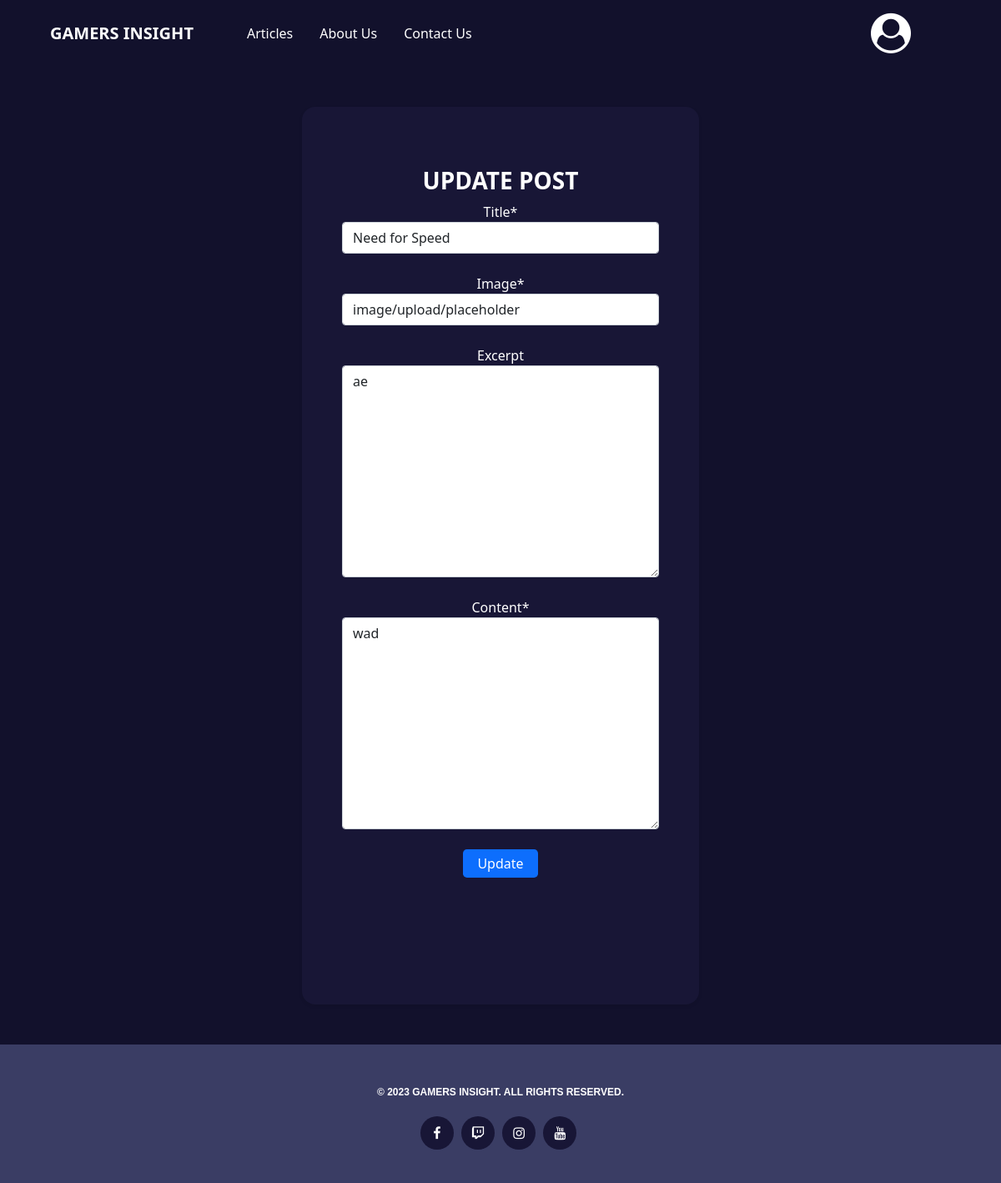
Page /post_update/need-for-speed (signed in) on the earlier database version.
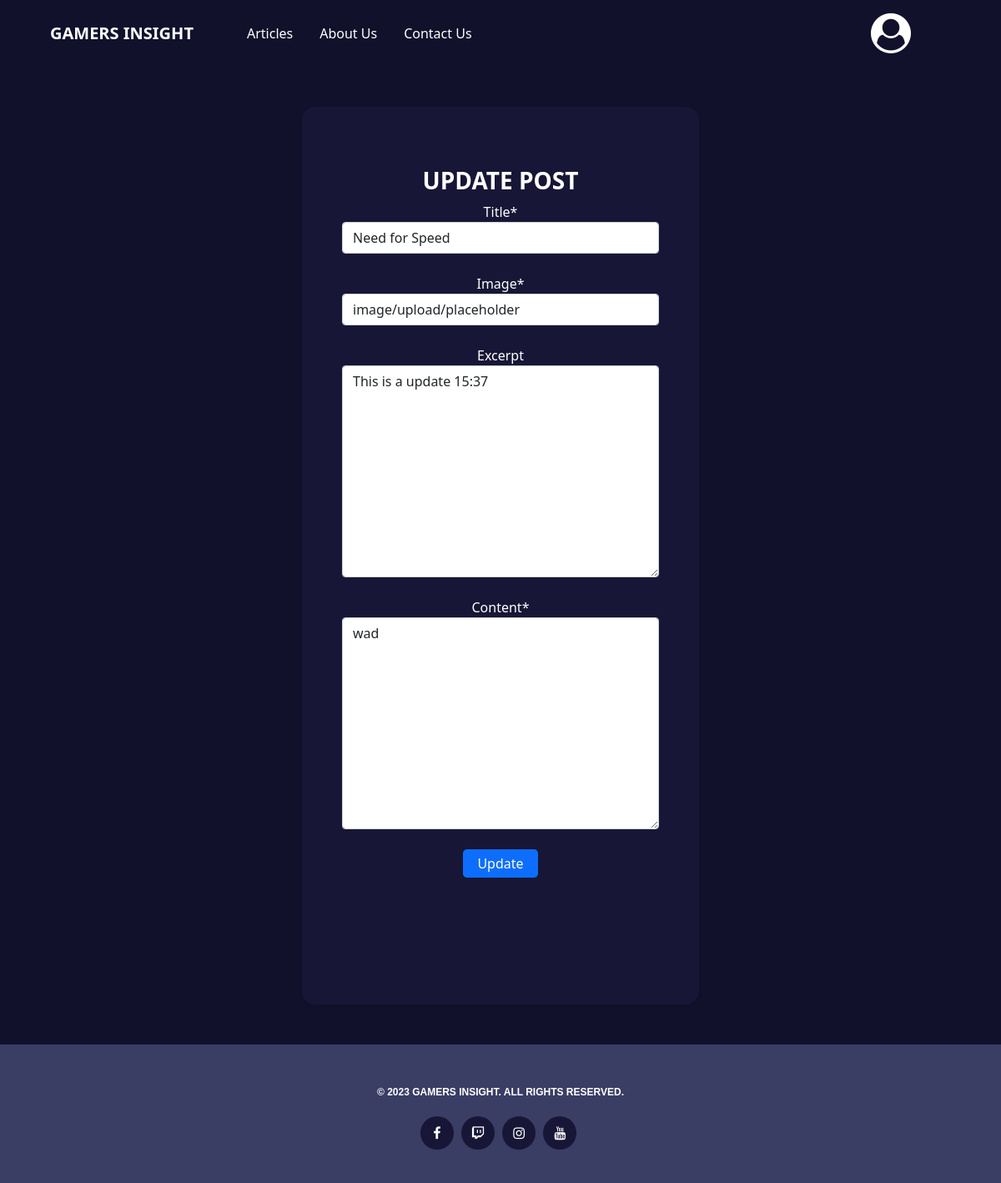
Same page on the later database version.
### blog/models.py (models this page shows, shortened)
class Post(models.Model):
    content = models.TextField()
    excerpt = models.TextField(blank=True)
    updated_on = models.DateTimeField(auto_now=True)
    created_on = models.DateTimeField(auto_now_add=True)
    slug = models.SlugField(max_length=200, unique=True)
    title = models.CharField(max_length=200, unique=True)
    status = models.IntegerField(choices=STATUS, default=1)
    featured_image = CloudinaryField('image', default='placeholder')
    likes = models.ManyToManyField(User, related_name='blog_likes', blank=True)
    author = models.ForeignKey(User, on_delete=models.CASCADE, related_name="blog_posts")
    category = models.CharField(max_length=200, default='Unspecified')
    class Meta:
        ordering = ['-created_on']

### blog/views.py (the view)
# urls.py: path('post_update/<slug:slug>', views.PostUpdateView.as_view(), name='post_update'),
class PostUpdateView(UpdateView):
    model = Post
    template_name = 'post_update.html'
    fields = ['title', 'featured_image', 'excerpt', 'content']

### templates/post_update.html (shortened to what this page needs)
{% extends 'base.html' %}
{% load crispy_forms_tags %}
{% block content %}
{% if user.is_authenticated %}
<section>
    <div class="container py-5 h-100">
        <div class="row d-flex justify-content-center align-items-center h-100">
            <div class="col-8 col-md-8 col-lg-8 mx-auto" style="max-width: 500px;">
                <div class="card bg-clr-dom-light text-white shadow-sm" style="border-radius: 1rem;">
                    <div class="card-body p-5 text-center">
                        <div class="mb-md-2 mt-md-4 pb-5">
                            <h3 class="fw-bold mb-2 text-uppercase">Update Post</h3>
                            <form method="post" enctype="multipart/form-data">
                                <div class="form-row mb-4">
                                    {{ form.title|as_crispy_field }}
                                </div>
                                <div class="form-row mb-4">
                                    {{ form.featured_image|as_crispy_field }}
                                </div>
                                <div class="form-row mb-4">
                                    {{ form.excerpt|as_crispy_field }}
                                </div>
                                <div class="form-row mb-4">
                                    {{ form.content|as_crispy_field }}
                                </div>
                                <button class="btn btn-signup right px-3 py-1 rounded-3 bg-primary mb-5">Update</button>
                            </form>
                        </div>
                    </div>
                </div>
            </div>
        </div>
</section>
{% endif %}
{% endblock %}

Differences in the rows shown:
changed Post "Need for Speed": excerpt "ae" → "This is a update 15:37"
